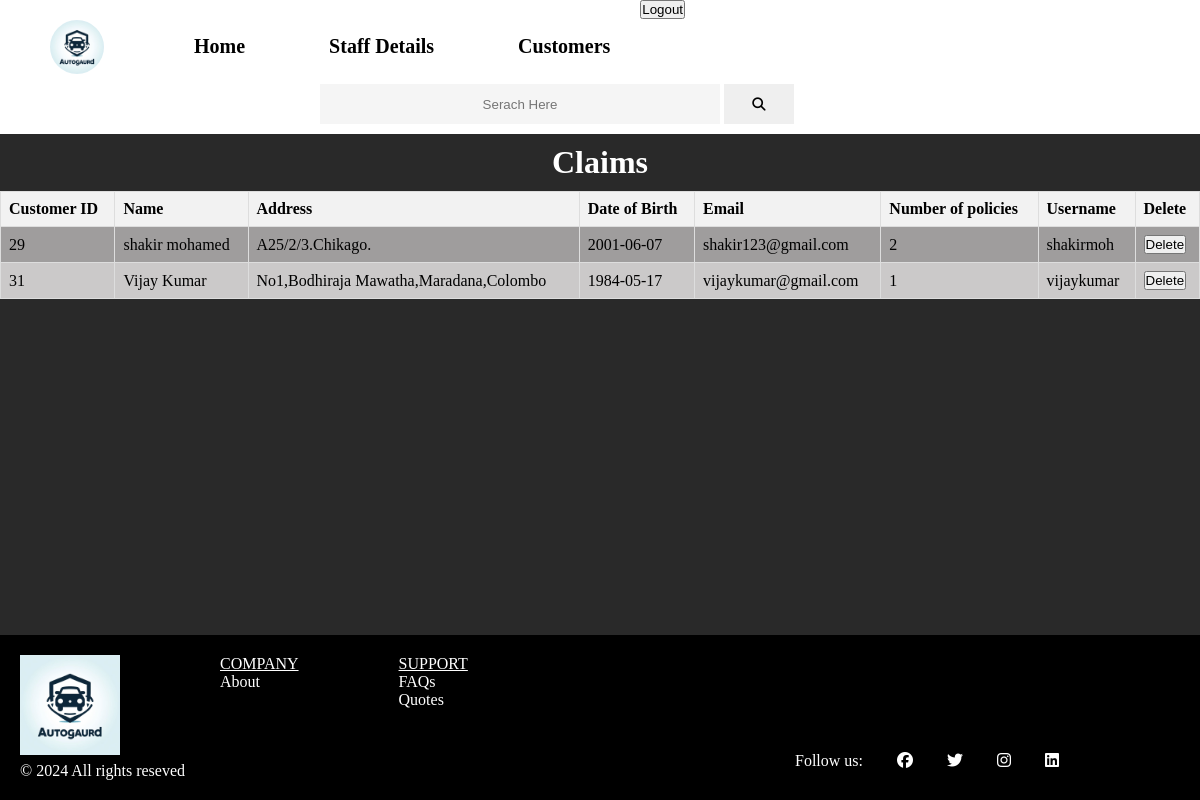
/customer.php (signed in), run on the app's committed database.
### tables this page shows
CREATE TABLE `user` (
  `user_id` int(11) NOT NULL,
  `f_name` varchar(30) NOT NULL,
  `l_name` varchar(30) NOT NULL,
  `dob` date NOT NULL,
  `email` varchar(40) NOT NULL,
  `phone` int(10) NOT NULL,
  `address` varchar(50) NOT NULL,
  `username` varchar(20) NOT NULL,
  `password` varchar(20) NOT NULL
);

### customer.php (the view, shortened to what this page needs)
<!DOCTYPE html>
<html lang="en">
<head>
    <link rel="stylesheet" href="styles/commonStyle.css">
    <link rel="stylesheet" href="https://cdnjs.cloudflare.com/ajax/libs/font-awesome/6.5.2/css/all.min.css"
 />
</head>
<body>
    <header>
    <?php
    if(isset($_SESSION['id'])){
        echo '<nav id="nav_bar">
        <img src="image/logo.jpg" alt="Logo" id="logo">
        <ul style="margin-left: 5vh;">
            <li><a href="home.php">Home</a></li>
            <li><a href="insurance.php">Insurance Product</a></li>
            <li><a href="policy.php">My Policy</a></li>
            <li><a href="claims.php">Claims</a></li>
            <li><a href="Payment.php">Payments</a></li>
            <li><a href="about.php">About Us</a></li>
            <li><a href="contact.php">Contact Us</a></li>
        </ul>
        <a href="user_account.php"><img src="image/profile.jpeg" alt="profile" id="profile_pic"></a>
        <form method="post" action="user.php">
        <button name="logout">Logout</button>
        </form>
        <div id="menu_iconn">
            <p><i class="fa-solid fa-bars" onclick="toggleDropdown()"></i></p>
        </div>
    </nav>';
    }
    else if(isset($_SESSION['staff'])){
        if ($_SESSION['staff']==1){
            echo '<nav id="nav_bar">
            <img src="image/logo.jpg" alt="Logo" id="logo">
            <ul style="margin-left: 5vh;">
                <li><a href="home.php">Home</a></li>
                <li><a href="staff.php">Staff Details</a></li>
                <li><a href="customer.php">Customers</a></li>
            </ul>
            <form method="post" action="register ins.php">
            <button name="logout">Logout</button>
            </form>
            <div id="menu_iconn">
                <p><i class="fa-solid fa-bars" onclick="toggleDropdown()"></i></p>
            </div>
        </nav>';
        }
    }
    ?>
        <div class="container_1">
            <input type="text" name="search_engine" placeholder="Serach Here">
            <button><i class="fa-solid fa-magnifying-glass"></i></button>
        </div>
    </header>
    <main>
        <div class="agent_div">
            <h1>Claims</h1>
            <?php
                require 'config.php';
                if(isset($_SESSION['staff'])){
                    $sql = "SELECT * FROM user ";
                $result = $con->query($sql);
                echo '<table id="Customer_table">
                <tr>
                    <th>Customer ID</th>
                    <th>Name</th>
                    <th>Address</th>
                    <th>Date of Birth</th>
                    <th>Email</th>
                    <th>Number of policies</th>';
                    if($_SESSION['staff']==1){
                        echo '<th>Username</th>';
                    }
                echo '<th>Delete</th></tr>';
                if ($result->num_rows > 0){
                    while($row=$result->fetch_assoc())
                    {
                        $sql1 = "SELECT COUNT(*) AS count FROM policy WHERE user_id={$row['user_id']}";
                        $result1 = $con->query($sql1);
                        $rows=$result1->fetch_assoc();
                        $count=$rows['count'];
                        echo "<tr>";
                        echo '<td>'.$row['user_id'].'</td><td>'.$row['f_name']." ".$row['l_name'].'</td><td>'.$row['address'].'</td><td>'.$row['dob'].'</td><td>'.$row['email'].'</td><td>'.$count.'</td>';
                        if($_SESSION['staff']==1){
                            echo '<td>'.$row['username'].'</td>';
                        }
                        echo '<td>
                        <form method="post" action="user.php">
                            <input type="hidden" name="dlt" value="'.$row['user_id'].'">
                            <input type="submit" name="delete" value="Delete">
                        </form>
                        </td></tr>';
                    }
                }
                echo '</table>';
                }
            ?>
        </div>
    </main>
    <footer>
        <div class="footer_div">
            <img src="image/logo.jpg" alt="Logo">
            <ul>
                <li><u>COMPANY</u></li>
                <li><a href="about.php">About</a></li>
            </ul>
            <ul>
                <li><u>SUPPORT</u></li>
                <li><a href="faq.php">FAQs</a></li>
                <li><a href="insurance.php">Quotes</a></li>
            </ul>
        </div>
        <div class="copy_">
            <p>&copy; 2024 All rights reseved</p>
            <ul>
                <li>Follow us: </li>
                <li><a href="#"><i class="fa-brands fa-facebook"></a></i></li>
                <li><a href="#"><i class="fa-brands fa-twitter"></a></i></li>
                <li><a href="#"><i class="fa-brands fa-instagram"></a></i></li>
                <li><a href="#"><i class="fa-brands fa-linkedin"></a></i></li>
            </ul>
        </div>
    </footer>
</body>
</html>

### styles/commonStyle.css (style rules this page uses)
* { padding: 0; margin: 0; }
#nav_bar { display: flex; background-color: white; width: 100%; }
#nav_bar ul { margin-left: 75vh; margin-top: 25px; }
#nav_bar li { display: inline-block; list-style-type: none; padding-left: 30px; padding-right: 30px; padding-top: 10px; padding-bottom: 10px; margin-left: 20px; }
#nav_bar a { font-size: 20px; text-decoration: none; font-weight: bold; color: black; }
#logo { margin-top: 20px; margin-left: 50px; width: 4.5%; border-radius: 50px; }
.container_1 { background-color: white; }
.container_1 input { width: 400px; height: 40px; margin-left: 54%; margin-top: 10px; margin-bottom: 10px; border: 1px solid black; border: none; outline: none; text-align: center; background-color: whitesmoke; }
.container_1 button { margin: 0; width: 70px; height: 40px; border: none; cursor: pointer; }
body { background-color: #292929; }
.footer_div { position: fixed; display: flex; background-color: black; width: 100%; height: 125px; bottom: 0; padding: 20px; }
.footer_div img { width: 100px; height: 100px; }
.footer_div ul { margin-left: 100px; }
.footer_div li { list-style-type: none; color: white; }
.footer_div a { text-decoration: none; color: white; }
.copy_ { position: fixed; display: flex; bottom: 20px; left: 65%; }
.copy_ p { color: white; position: fixed; bottom: 20px; left: 20px; }
.copy_ li { display: inline-block; color: white; padding-left: 15px; padding-right: 15px; padding-top: 10px; padding-bottom: 10px; }
.copy_ a { color: white; }
@media screen and (max-width:1700px) { #nav_bar ul { margin-left: 50vh; margin-top: 25px; } }
@media screen and (max-width:1700px) { .container_1 input { width: 400px; height: 40px; margin-left: 85vh; margin-top: 10px; margin-bottom: 10px; border: 1px solid black; border: none; outline: none; text-align: center; background-color: whitesmoke; } }
.agent_div table { border-collapse: collapse; width: 100%; }
.agent_div th, td { border: 1px solid #dddddd; text-align: left; padding: 8px; }
.agent_div th { background-color: #f2f2f2; }
.agent_div tr:nth-child(even) { background-color: #9f9d9d; }
.agent_div tr { background-color: #cbc9c9; }
.agent_div h1 { color: white; top: auto; text-align: center; margin: 10px; ; }
@media screen and (max-width:1400px) { #nav_bar ul { margin-left: 15vh; margin-top: 25px; } }
@media screen and (max-width:1400px) { .container_1 input { width: 400px; height: 40px; margin-left: 40vh; margin-top: 10px; margin-bottom: 10px; border: 1px solid black; border: none; outline: none; text-align: center; background-color: whitesmoke; } }

### data on the page
user: user_id "29", f_name "shakir", l_name "mohamed", address "A25/2/3.Chikago.", dob "2001-06-07", email "shakir123@gmail.com", count "2", username "shakirmoh"
user: user_id "31", f_name "Vijay", l_name "Kumar", address "No1,Bodhiraja Mawatha,Maradana,Colombo", dob "1984-05-17", email "vijaykumar@gmail.com", count "1", username "vijaykumar"
